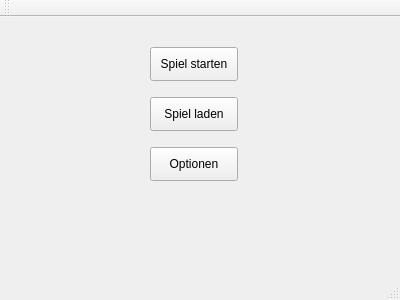
<?xml version="1.0" encoding="UTF-8"?>
<ui version="4.0">
 <class>StartMenueWidget</class>
 <widget class="QMainWindow" name="StartMenueWidget">
  <property name="geometry">
   <rect>
    <x>0</x>
    <y>0</y>
    <width>400</width>
    <height>300</height>
   </rect>
  </property>
  <property name="windowTitle">
   <string>StartMenueWidget</string>
  </property>
  <widget class="QWidget" name="centralWidget">
   <widget class="QPushButton" name="qbutton_startGame">
    <property name="geometry">
     <rect>
      <x>150</x>
      <y>30</y>
      <width>88</width>
      <height>34</height>
     </rect>
    </property>
    <property name="text">
     <string>Spiel starten</string>
    </property>
   </widget>
   <widget class="QPushButton" name="qbutton_loadGame">
    <property name="geometry">
     <rect>
      <x>150</x>
      <y>80</y>
      <width>88</width>
      <height>34</height>
     </rect>
    </property>
    <property name="text">
     <string>Spiel laden</string>
    </property>
   </widget>
   <widget class="QPushButton" name="qbutton_options">
    <property name="geometry">
     <rect>
      <x>150</x>
      <y>130</y>
      <width>88</width>
      <height>34</height>
     </rect>
    </property>
    <property name="text">
     <string>Optionen</string>
    </property>
   </widget>
  </widget>
  <widget class="QMenuBar" name="menuBar">
   <property name="geometry">
    <rect>
     <x>0</x>
     <y>0</y>
     <width>400</width>
     <height>30</height>
    </rect>
   </property>
  </widget>
  <widget class="QToolBar" name="mainToolBar">
   <attribute name="toolBarArea">
    <enum>TopToolBarArea</enum>
   </attribute>
   <attribute name="toolBarBreak">
    <bool>false</bool>
   </attribute>
  </widget>
  <widget class="QStatusBar" name="statusBar"/>
 </widget>
 <layoutdefault spacing="6" margin="11"/>
 <resources/>
 <connections/>
</ui>
